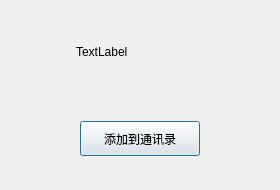
<?xml version="1.0" encoding="UTF-8"?>
<ui version="4.0">
 <class>FindSuccessDlg</class>
 <widget class="QDialog" name="FindSuccessDlg">
  <property name="geometry">
   <rect>
    <x>0</x>
    <y>0</y>
    <width>280</width>
    <height>190</height>
   </rect>
  </property>
  <property name="minimumSize">
   <size>
    <width>280</width>
    <height>190</height>
   </size>
  </property>
  <property name="maximumSize">
   <size>
    <width>280</width>
    <height>190</height>
   </size>
  </property>
  <property name="windowTitle">
   <string>Dialog</string>
  </property>
  <layout class="QVBoxLayout" name="verticalLayout">
   <item>
    <widget class="QWidget" name="widget" native="true">
     <layout class="QHBoxLayout" name="horizontalLayout">
      <item>
       <widget class="QLabel" name="head_lb">
        <property name="minimumSize">
         <size>
          <width>50</width>
          <height>50</height>
         </size>
        </property>
        <property name="maximumSize">
         <size>
          <width>50</width>
          <height>50</height>
         </size>
        </property>
        <property name="text">
         <string/>
        </property>
       </widget>
      </item>
      <item>
       <widget class="QLabel" name="name_lb">
        <property name="text">
         <string>TextLabel</string>
        </property>
       </widget>
      </item>
      <item>
       <spacer name="horizontalSpacer">
        <property name="orientation">
         <enum>Qt::Orientation::Horizontal</enum>
        </property>
        <property name="sizeHint" stdset="0">
         <size>
          <width>155</width>
          <height>20</height>
         </size>
        </property>
       </spacer>
      </item>
     </layout>
    </widget>
   </item>
   <item>
    <widget class="QWidget" name="widget_2" native="true">
     <layout class="QHBoxLayout" name="horizontalLayout_2">
      <item>
       <widget class="GDClickedBtn" name="add_friend_btn">
        <property name="minimumSize">
         <size>
          <width>120</width>
          <height>35</height>
         </size>
        </property>
        <property name="maximumSize">
         <size>
          <width>120</width>
          <height>35</height>
         </size>
        </property>
        <property name="text">
         <string>添加到通讯录</string>
        </property>
       </widget>
      </item>
     </layout>
    </widget>
   </item>
  </layout>
 </widget>
 <customwidgets>
  <customwidget>
   <class>GDClickedBtn</class>
   <extends>QPushButton</extends>
   <header location="global">gdclickedbtn.h</header>
  </customwidget>
 </customwidgets>
 <resources/>
 <connections/>
</ui>
